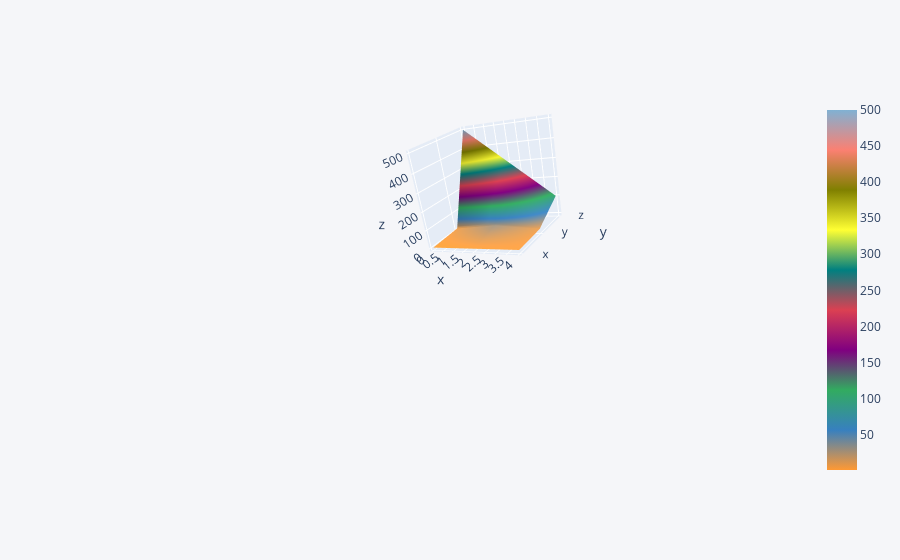

The cell this chart's notebook holds for it:
### Code cell
df3.iplot(kind='surface')

### Figure 1 — Plotly figure (JSON) as saved in the notebook; plotly's stock layout.template omitted (floating-point values rounded to 4 significant figures)
{"data": [{"colorscale": [[0, "rgb(255, 153, 51)"], [0.1111, "rgb(55, 128, 191)"], [0.2222, "rgb(50, 171, 96)"], [0.3333, "rgb(128, 0, 128)"], [0.4444, "rgb(219, 64, 82)"], [0.5556, "rgb(0, 128, 128)"], [0.6667, "rgb(255, 255, 51)"], [0.7778, "rgb(128, 128, 0)"], [0.8889, "rgb(251, 128, 114)"], [1, "rgb(128, 177, 211)"]], "type": "surface", "x": [0, 1, 2, 3, 4], "y": ["x", "y", "z"], "z": [[1, 2, 3, 4, 5], [10, 20, 30, 20, 10], [500, 400, 300, 200, 100]]}], "layout": {"autosize": true, "dragmode": "zoom", "legend": {"bgcolor": "#F5F6F9", "font": {"color": "#4D5663"}}, "paper_bgcolor": "#F5F6F9", "plot_bgcolor": "#F5F6F9", "scene": {"aspectmode": "auto", "aspectratio": {"x": 1, "y": 1, "z": 1}, "camera": {"center": {"x": 0.4709, "y": -1.66, "z": -0.2302}, "eye": {"x": 2.249, "y": -3.848, "z": 1.105}, "projection": {"type": "perspective"}, "up": {"x": -0.08283, "y": 0.4692, "z": 0.8792}}, "dragmode": "orbit"}, "title": {"font": {"color": "#4D5663"}}, "xaxis": {"gridcolor": "#E1E5ED", "showgrid": true, "tickfont": {"color": "#4D5663"}, "title": {"font": {"color": "#4D5663"}, "text": ""}, "zerolinecolor": "#E1E5ED"}, "yaxis": {"gridcolor": "#E1E5ED", "showgrid": true, "tickfont": {"color": "#4D5663"}, "title": {"font": {"color": "#4D5663"}, "text": ""}, "zerolinecolor": "#E1E5ED"}}}
